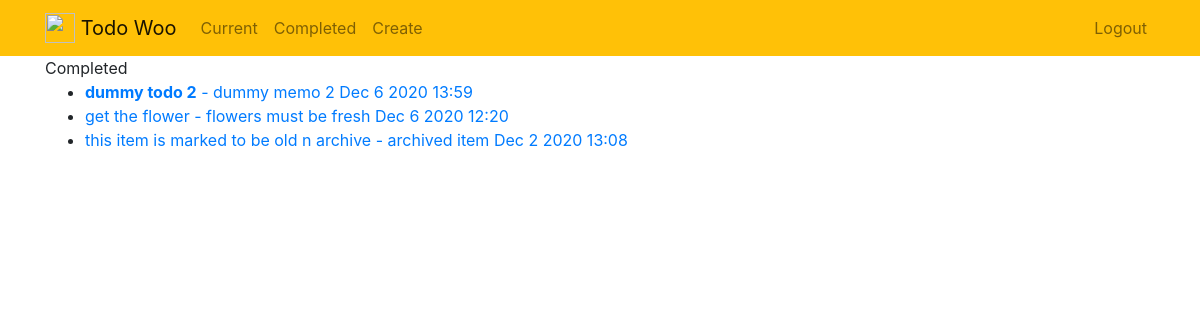
Screenshot of /completed (signed in) with the database file from the repository.
### todo/models.py (models this page shows, shortened)
class Todo(models.Model):
    title = models.CharField(max_length=100)
    memo = models.TextField(blank=True)
    created = models.DateTimeField(auto_now_add=True)
    datecompleted = models.DateTimeField(null=True,blank=True)
    important = models.BooleanField(default=False)
    user = models.ForeignKey(User, on_delete = models.CASCADE)

### todo/views.py (the view)
# urls.py: path('completed',views.completedtodos,name='completedtodos'),
@login_required
def completedtodos(request):
           todos = Todo.objects.filter(user=request.user,datecompleted__isnull=False).order_by('-datecompleted')
           return render(request,
                          'todo/completetodo.html',
                          {'todos':todos}
                          )

### todo/templates/todo/completetodo.html
{% extends 'todo/base.html' %}
{% block content %}
Completed
<ul>
  {% for todo in todos  %}
  <li>
      <a href="{% url 'viewtodo' todo.id %}">
      {% if todo.important %}<b>{% endif %}{{ todo.title }}{% if todo.important %}</b>{% endif %}
      {% if todo.memo %} - {{ todo.memo }}{% endif %}
      {{ todo.datecompleted|date:'M j Y H:i' }}
      </a>
  </li>
  {% endfor %}
</ul>
{% endblock %}

### rows the page displays
Todo: title "dummy todo 2", memo "dummy memo 2", datecompleted "Dec 6 2020 13:59"
Todo: title "get the flower", memo "flowers must be fresh", datecompleted "Dec 6 2020 12:20"
Todo: title "this item is marked to be old n archive", memo "archived item", datecompleted "Dec 2 2020 13:08"
